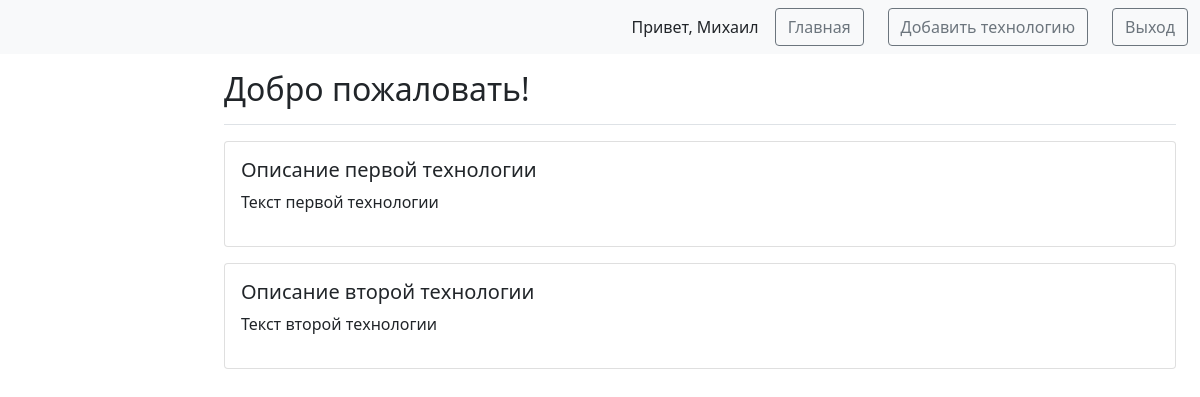
The page /tech_admin (signed in) on the database its author committed.
### tables this page shows
CREATE TABLE users (
    id INTEGER PRIMARY KEY AUTOINCREMENT,
    name TEXT NOT NULL,
    email TEXT NOT NULL,
    psw TEXT NOT NULL,
    is_admin INTEGER NOT NULL
);

CREATE TABLE technologies (
    id INTEGER PRIMARY KEY AUTOINCREMENT,
    summary TEXT NOT NULL,
    content TEXT NOT NULL
);

### app.py (the view, shortened to what this page needs)
@app.route("/tech_admin", methods=["POST", "GET"])
@login_required
def tech_admin():
    return render_template(
        'technol_admin.html',
        posts=dbase.getTechnJSON(),
        user_name=current_user.get_name(),
        is_admin=int(current_user.get_admin())
    )

### DataBase.py (called while the page is built)
    def getTechnJSON(self):
        sql = '''SELECT * FROM technologies'''
        try:
            self.__cur.execute(sql)
            res = self.__cur.fetchall()
            if res:
                blocks_list = [dict(ix) for ix in res]
                return blocks_list
        except:
            return False
        return []

    def getUser(self, user_id):
        try:
            self.__cur.execute(
                f"SELECT * FROM users WHERE id = {user_id} LIMIT 1")
            res = self.__cur.fetchone()
            if not res:
                print("Пользователь не найден")
                return False
            return res
        except sqlite3.Error as e:
            print("Ошибка получения из БД "+str(e))
        return False

### UserLogin.py (called while the page is built)
    def fromDB(self, user_id, db):
        self.__user = db.getUser(user_id)
        return self

    def get_name(self):
        return str(self.__user['name'])

    def get_admin(self):
        return str(self.__user['is_admin'])

### app.py (called while the page is built)
@app.before_request
def before_request():
    global dbase
    db = get_db()
    dbase = DataBase(db)

@login_manager.user_loader  # Загрузка пользователя
def load_user(user_id):
    return UserLogin().fromDB(user_id, dbase)

def connect_db():
    conn = sqlite3.connect(app.config['DATABASE'], check_same_thread=False)
    conn.row_factory = sqlite3.Row
    return conn

def get_db():
    if not hasattr(g, 'link_db'):
        g.link_db = connect_db()
    return g.link_db

### templates/technol_admin.html (shortened to what this page needs)
<!DOCTYPE html>
<html lang="en">
<head>
	<link href="https://cdn.jsdelivr.net/npm/bootstrap@5.1.3/dist/css/bootstrap.min.css" rel="stylesheet">
</head>
<body>
	<nav class="navbar navbar-expand-lg navbar-light bg-light">
		<div class="container-fluid">
			<div class="d-flex align-items-center">
				<span class="me-3">Привет, {{user_name}}</span>
				<a href="{{ url_for('index') }}" class="btn btn-outline-secondary me-4">Главная</a>
				<a class="btn btn-outline-secondary me-4" href="{{url_for('addTech')}}">Добавить технологию</a>
				<a href="{{ url_for('logout') }}" class="btn btn-outline-secondary">Выход</a>
			</div>
		</div>
	</nav>
	<div class="container-fluid">
		<div class="row">
			<main class="col-md-9 ms-sm-auto col-lg-10 px-md-4">
				<div
					class="d-flex justify-content-between flex-wrap flex-md-nowrap align-items-center pt-3 pb-2 mb-3 border-bottom">
					<h1 class="h2">Добро пожаловать! </h1>
				</div>
				{% if posts == () %}
				<h5 class="card-title">Технологий пока нету</h5>
				{% else %}
				{% for post in posts %}
				{% if is_admin == 1 %}
				<form action="{{url_for('tech_admin')}}" method="post" class="form-contact">
					<div class="card mb-3">
						<div class="card-body">
							<label class="d-flex flex-column">Заголовок<input class="form-control" type="text"
									value="{{ post['summary'] }}" name="summary"> <br></label>
							<label class="d-flex flex-column">Контент<textarea class="form-control"
									value="{{ post['content'] }}" name="content" rows="8"
									cols="55"> {{ post['content'] }}</textarea> <br></label>
							<input class="form-control" type="hidden" name="id" value="{{ post['id'] }}">
							<p><button class="form-control color-primary btn btn-primary"
									type="submit">Изменить</button>
						</div>
					</div>
				</form>
				{% else %}
				<div class="card mb-3">
					<div class="card-body">
						<h5 class="card-title">{{ post['summary'] }}</h5>
						<p class="card-text">{{ post['content'] }}</p>
					</div>
				</div>
				{% endif %}
				{% endfor %}
				{% endif %}
			</main>
		</div>
	</div>
</body>
</html>

### rows shown on the page
users: name "Михаил"
technologies: summary "Описание первой технологии", content "Текст первой технологии"
technologies: summary "Описание второй технологии", content "Текст второй технологии"
